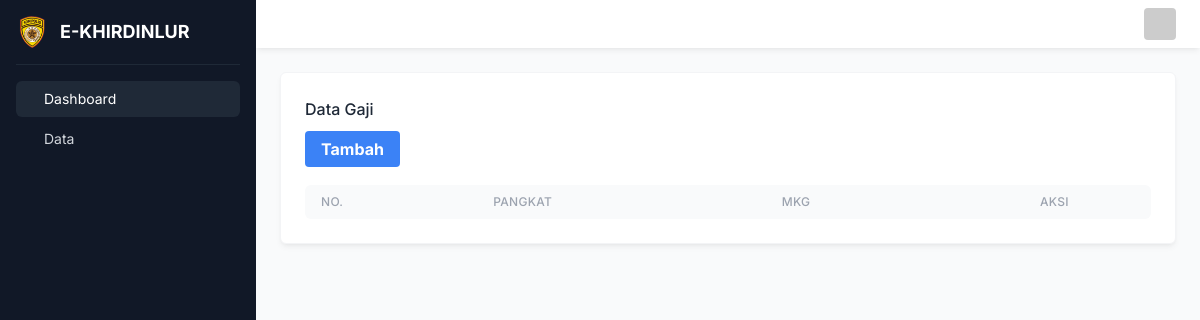
Before: /administrator/index.php?x=datagaji with the older database file.
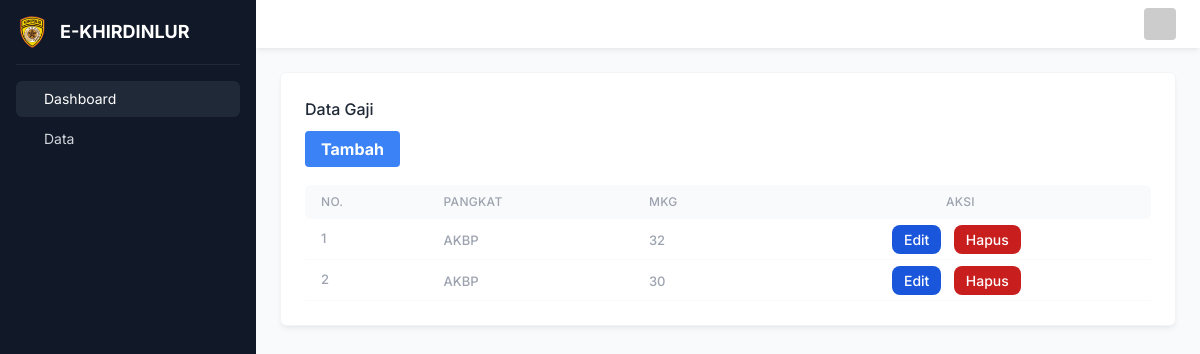
After: the same page with the newer database file.
### tables this page shows
CREATE TABLE `tb_gaji` (
  `gaji_id` int(11) NOT NULL,
  `pangkat_ID` int(11) NOT NULL,
  `gaji_MKG` int(11) NOT NULL,
  `gaji_GPT` int(11) NOT NULL,
  `gaji_SIUN` int(11) NOT NULL,
  `gaji_JANDA` int(11) NOT NULL,
  `gaji_yorp1` int(11) NOT NULL,
  `gaji_yorp2` int(11) NOT NULL,
  `gaji_ynp1` int(11) NOT NULL,
  `gaji_ynp2` int(11) NOT NULL
);

### administrator/datagaji.php (the view)
<div class="p-6">
    <div class="bg-white border border-gray-100 shadow-md shadow-black/5 p-6 rounded-md">
        <div class="flex justify-between mb-4 items-start">
            <div class="font-medium">Data Gaji</div>
        </div>
        <div>
            <a href="index.php?x=datagajicreate" data-modal-target="default-modal" data-modal-toggle="default-modal" class="bg-blue-500 hover:bg-blue-700 text-white font-bold py-2 px-4 rounded">
                Tambah
            </a>
        </div>
        <br>
        <div class="overflow-x-auto">
            <table class="w-full min-w-[540px]" data-tab-for="order">
                <thead>
                    <tr>
                        <th
                            class="text-[12px] uppercase tracking-wide font-medium text-gray-400 py-2 px-4 bg-gray-50 text-left rounded-tl-md rounded-bl-md">
                            No.</th>
                        <th
                            class="text-[12px] uppercase tracking-wide font-medium text-gray-400 py-2 px-4 bg-gray-50 text-left">
                            Pangkat</th>
                        <th
                            class="text-[12px] uppercase tracking-wide font-medium text-gray-400 py-2 px-4 bg-gray-50 text-left">
                            MKG</th>
                        <th
                            class="text-[12px] uppercase tracking-wide font-medium text-gray-400 py-2 px-4 bg-gray-50 text-center rounded-tr-md rounded-br-md">
                            Aksi</th>
                    </tr>
                </thead>
                <tbody>
                    <?php include '../config/koneksi.php'; ?>
                    <?php $nomor = 1; ?>
                    <?php $result = $koneksi->query("SELECT * FROM tb_gaji"); ?>
                    <?php while ($pecah = $result->fetch_assoc()) { ?>
                        <tr>
                            <td class="py-2 px-4 border-b border-b-gray-50 text-center">
                                <div class="flex items-center">
                                    <span class="text-[13px] font-medium text-gray-400">
                                        <?php echo $nomor; ?>
                                    </span>
                                </div>
                            </td>
                            <td class="py-2 px-4 border-b border-b-gray-50">
                                <span class="text-[13px] font-medium text-gray-400">
                                    <?php $pangkat = $pecah['pangkat_ID'];
                                    if ($pangkat == 1) {
                                        echo 'AKBP';
                                    }else if ($pangkat == 2) {
                                        echo 'KOMPOL';
                                    }else if ($pangkat == 3) {
                                        echo 'AKP';
                                    }else if ($pangkat == 4) {
                                        echo 'IPTU';
                                    }else if ($pangkat == 5) {
                                        echo 'IPDA';
                                    }else if ($pangkat == 6) {
                                        echo 'AIPTU';
                                    }else if ($pangkat == 7) {
                                        echo 'AIPDA';
                                    }else if ($pangkat == 8) {
                                        echo 'BRIPKA';
                                    }else if ($pangkat == 9) {
                                        echo 'BRIGADIR';
                                    }
                                    ?>
                                </span>
                            </td>
                            <td class="py-2 px-4 border-b border-b-gray-50">
                                <span class="text-[13px] font-medium text-gray-400">
                                    <?php echo $pecah['gaji_MKG']; ?>
                                </span>
                            </td>
                            <td class="py-2 px-4 border-b border-b-gray-50 text-center">
                                <a
                                    class="text-white bg-blue-700 hover:bg-blue-800 font-medium rounded-lg text-sm px-3 py-1.5 me-2 mb-2 dark:bg-blue-600 dark:hover:bg-blue-700 focus:outline-none dark:focus:ring-blue-800">Edit</a>
                                <a href="index.php?x=datagajidelete&id=<?php echo $pecah['gaji_id']; ?>"
                                    onclick="return confirm('Apakah Anda Yakin ?');"
                                    class="focus:outline-none text-white bg-red-700 hover:bg-red-800 font-medium rounded-lg text-sm px-3 py-1.5 me-2 mb-2 dark:bg-red-600 dark:hover:bg-red-700 dark:focus:ring-red-900">Hapus</a>
                            </td>
                        </tr>
                        <?php $nomor++ ?>
                    <?php } ?>
                </tbody>
            </table>
        </div>
    </div>
</div>

Changed rows visible on the page:
added tb_gaji: shows "AKBP", gaji_MKG "32"
added tb_gaji: shows "AKBP", gaji_MKG "30"
